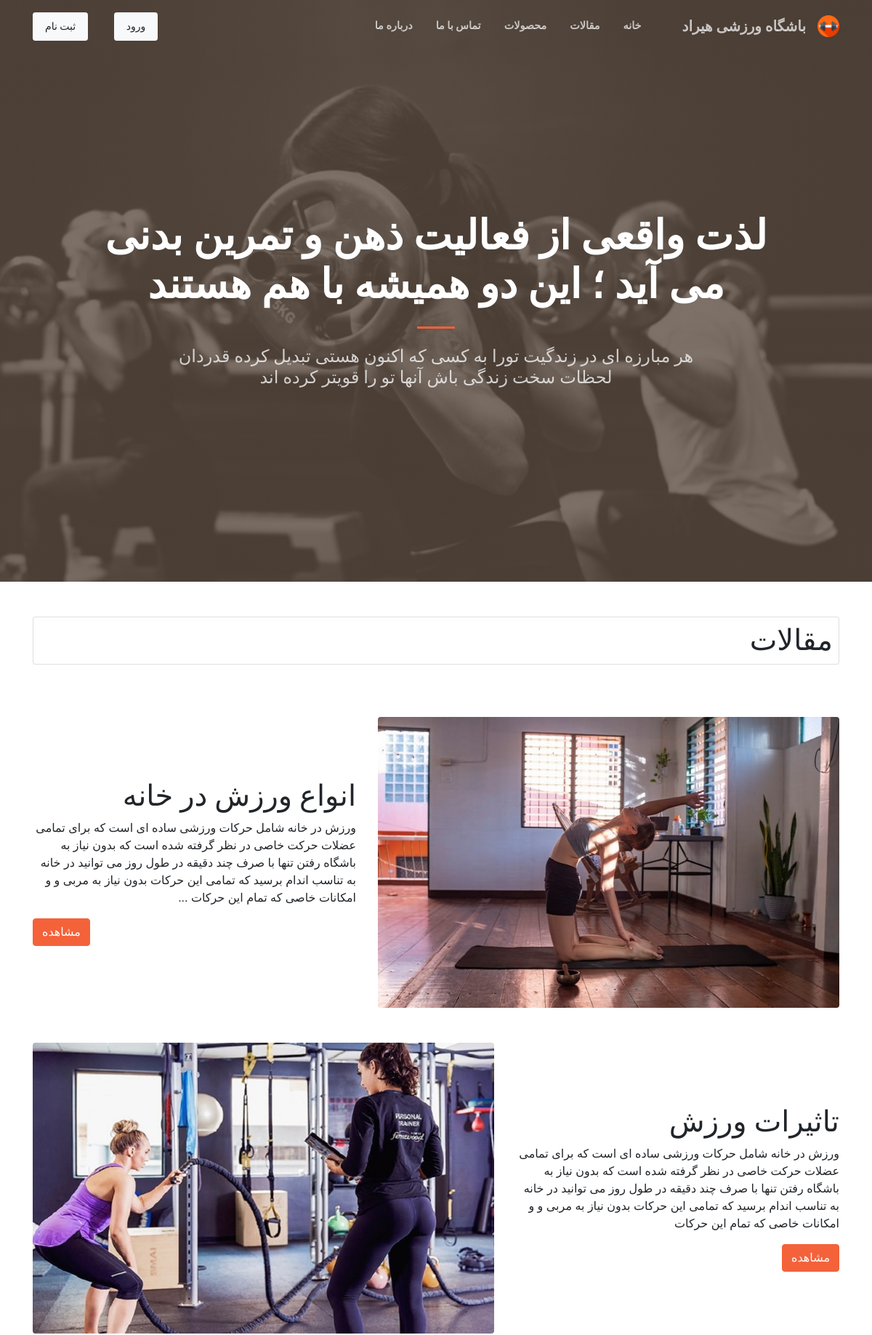
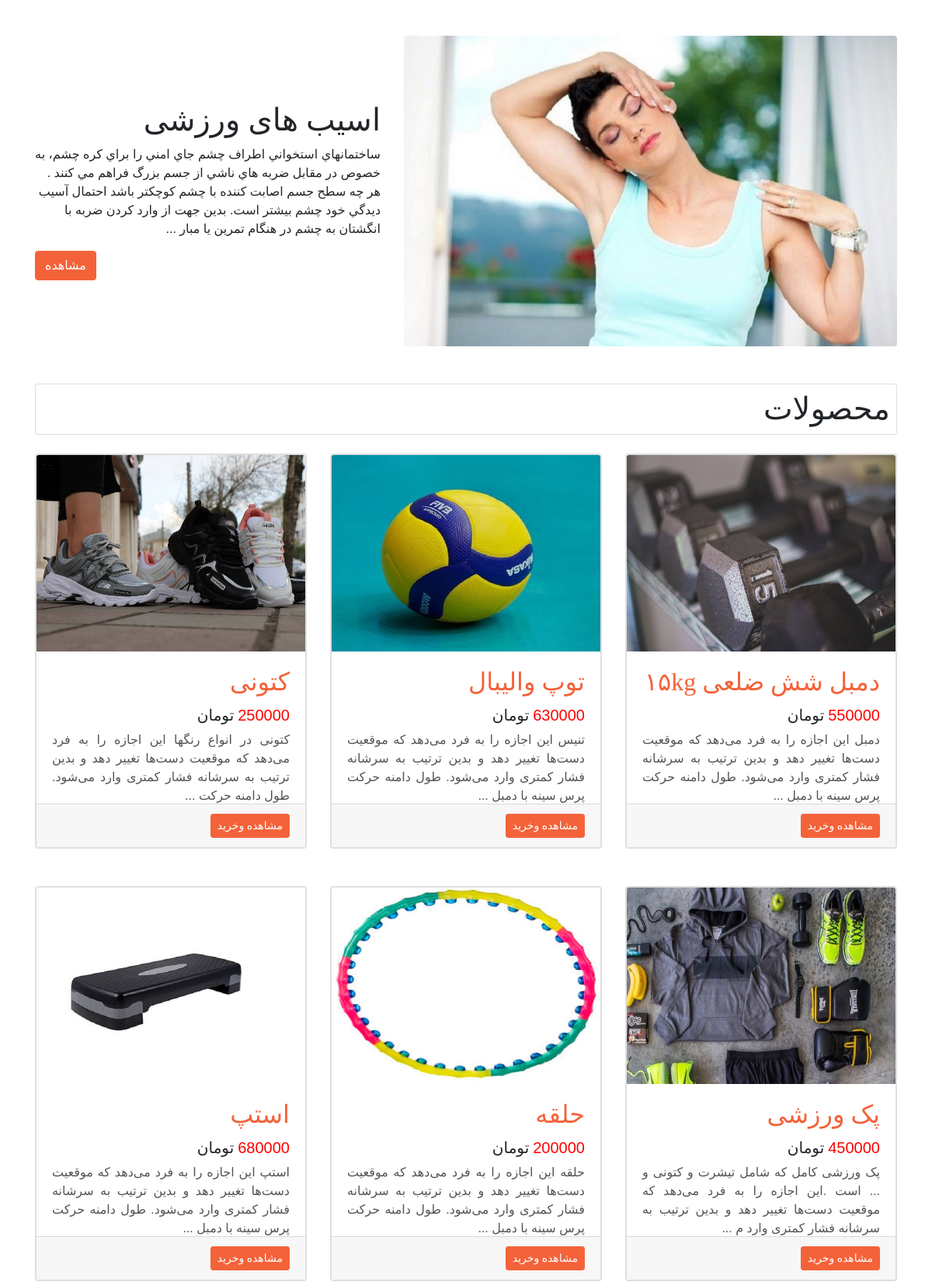
The page / (upper part) on the database its author committed (2 pictures, top to bottom).
### tables this page shows
CREATE TABLE IF NOT EXISTS `article` (
  `art_code` int NOT NULL AUTO_INCREMENT,
  `art_name` varchar(200) NOT NULL,
  `art_image` varchar(250) NOT NULL,
  `art_detail` text NOT NULL,
  `art_star` int NOT NULL,
  `art_category` enum('انگیزشی','تغذیه','چربی سوزی','ورزش درخانه','فیتنس','هوازی','حرکت شناسی') NOT NULL,
  PRIMARY KEY (`art_code`)
);

CREATE TABLE IF NOT EXISTS `product` (
  `pro_code` int NOT NULL AUTO_INCREMENT,
  `pro_name` varchar(200) NOT NULL,
  `pro_qty` int NOT NULL,
  `pro_price` float NOT NULL,
  `pro_image` varchar(250) NOT NULL,
  `pro_start` int NOT NULL,
  `pro_detail_less` varchar(500) NOT NULL,
  `pro_detail` text NOT NULL,
  `pro_specification` text NOT NULL,
  `pro_detail_title` text NOT NULL,
  `pro_specification_title` text NOT NULL,
  `pro_category` enum('مکمل','وسایل و تجهیزات ورزشی','لباس ورزشی','کتونی') NOT NULL,
  PRIMARY KEY (`pro_code`)
);

### Index.php (the view, shortened to what this page needs)
<?php
include("Header.php");
include("Menu.php");
include("Slider.php");
$link = mysqli_connect("localhost", "root", "", "hirad" , "3308");
$link -> set_charset("utf8");
$query = "SELECT * FROM product LIMIT 9";
$query1 = "SELECT * FROM article LIMIT 3";
$result = mysqli_query($link, $query);
$result1 = mysqli_query($link, $query1);
?>
    <br><br>
    <div class="container" style="font-family: 'Khandevane';" id="article">
        <div class="card">
            <header><h1 class="text-justify m-2" style="font-family: 'Khandevane';">مقالات</h1></header>
        </div><br>
        <div class="row align-items-center my-5">
            <?php
            $counterr = 0;
            while ($row1 = mysqli_fetch_array($result1)) {
            $counterr++;
            ?>
            <div class="col-lg-7">
                <img class="img-fluid rounded mb-4 mb-lg-0" style="width: 900px; height: 400px;" src="images/articles/<?php echo ($row1['art_image']) ?>" alt="<?php echo ($row1['art_name']) ?>" title="<?php echo ($row1['art_name']) ?>">
            </div>
            <div class="col-lg-5">
                <h1 class="font-weight-light text-justify text-right" style="font-family: 'Khandevane';"><?php echo ($row1['art_name']) ?></h1>
                <p class="text-justify text-right">
                <?php echo (substr($row1['art_detail'],0,475)) ?>
                <?php if($counterr % 2 != 0){?>
                ...
                <?php
                    }
                ?>
                </p>
                <a class="btn btn-primary text-justify text-right" href="article.php?id=<?php echo ($row1['art_code']) ?>" style="font-family: 'Khandevane';">مشاهده </a>
            </div>
        <?php
    if ($counterr % 1 == 0 && $counterr % 2 == 0)
        echo ("</div><div class='row align-items-center my-5'>");
        else{
            echo ("</div><div class='row align-items-center my-5 text-right' dir='ltr'>");
        }
}
    ?>
    <br><br>
    <div class="container" id="product" dir="rtl">
        <div class="card">
            <header>
            <header><h1 class="text-justify m-2" style="font-family: 'Khandevane';">محصولات</h1></header>
            </header>
        </div>
        <br>
<div class="row">
<?php
$counter = 0;
while ($row = mysqli_fetch_array($result)) {
$counter++;
?>
            <div class="col-md-4 mb-5">
                <div class="card h-100">
                    <div class="card h-100">
                        <img class="card-img-top h-50" src="images/products/<?php echo ($row['pro_image']) ?>" alt="<?php echo ($row['pro_name']) ?>" title="<?php echo ($row['pro_name']) ?>">
                        <div class="card-body">
                            <h2 class="card-title text-primary text-justify" style="font-family: 'Khandevane';"><?php echo ($row['pro_name']) ?></h2>
                            <h5 class="text-justify">
                                <span style="font-family: 'Khandevane';">
                                <span style="color:red;"><?php echo ($row['pro_price']) ?></span> تومان
                                </span>
                            </h5>
                            <p class="card-text text-justify">
                                 <span style="color: #585252">
                                 <?php echo (substr($row['pro_detail'],0,250)) ?> ...
                                 </span>
                            </p>
                        </div>
                        <div class="card-footer">
                            <a href="Product.php?id=<?php echo ($row['pro_code']) ?>" class="btn btn-primary btn-sm" style="font-family: 'Khandevane';">مشاهده وخرید</a>
                        </div>
                    </div>
                </div>
            </div>
            <?php
    if ($counter % 3 == 0)
        echo ("</div><div class='row'>");
}
    ?>
        </div></div></div></div>
<?php
include("Footer.php");
?>

### Header.php (style rules this page uses)
* { font-family: 'Khandevane', 'BMitra', Sans-Serif; }

### rows shown on the page
article: art_image (picture), art_name "انواع ورزش در خانه", art_detail "ورزش در خانه شامل حرکات ورزشی ساده ای است که برای تمامی عضلات حرکت خاصی در نظر گرفته شده است که بدون نیاز به باشگاه رفتن تنها با صرف چند دقیقه در طول روز می توانید در خانه به تناسب اندام برسید که تمامی این حرکات بدون نیاز به مربی و و امکانات خاصی که تمام این حرکات"
article: art_image (picture), art_name "تاثیرات ورزش", art_detail "ورزش در خانه شامل حرکات ورزشی ساده ای است که برای تمامی عضلات حرکت خاصی در نظر گرفته شده است که بدون نیاز به باشگاه رفتن تنها با صرف چند دقیقه در طول روز می توانید در خانه به تناسب اندام برسید که تمامی این حرکات بدون نیاز به مربی و و امکانات خاصی که تمام این حرکات"
article: art_image (picture), art_name "اسیب های ورزشی", art_detail "ساختمانهاي استخواني اطراف چشم جاي امني را براي کره چشم، به خصوص در مقابل ضربه هاي ناشي از جسم بزرگ فراهم مي کنند . هر چه سطح جسم اصابت کننده با چشم کوچکتر باشد احتمال آسيب ديدگي خود چشم بيشتر است. بدين جهت از وارد کردن ضربه با انگشتان به چشم در هنگام تمرين يا مبار"
product: pro_image (picture), pro_name "دمبل شش ضلعی ۱۵kg", pro_price "550000", pro_detail "دمبل این اجازه را به فرد می‌دهد که موقعیت دست‌ها تغییر دهد و بدین ترتیب به سرشانه فشار کمتری وارد می‌شود. طول دامنه حرکت پرس سینه با دمبل"
product: pro_image (picture), pro_name "توپ والیبال", pro_price "630000", pro_detail "تنیس این اجازه را به فرد می‌دهد که موقعیت دست‌ها تغییر دهد و بدین ترتیب به سرشانه فشار کمتری وارد می‌شود. طول دامنه حرکت پرس سینه با دمبل"
product: pro_image (picture), pro_name "کتونی", pro_price "250000", pro_detail "کتونی در انواع رنگها این اجازه را به فرد می‌دهد که موقعیت دست‌ها تغییر دهد و بدین ترتیب به سرشانه فشار کمتری وارد می‌شود. طول دامنه حرکت"
product: pro_image (picture), pro_name "پک ورزشی", pro_price "450000", pro_detail "پک ورزشی کامل که شامل تیشرت و کتونی و ... است .این اجازه را به فرد می‌دهد که موقعیت دست‌ها تغییر دهد و بدین ترتیب به سرشانه فشار کمتری وارد م"
product: pro_image (picture), pro_name "حلقه", pro_price "200000", pro_detail "حلقه این اجازه را به فرد می‌دهد که موقعیت دست‌ها تغییر دهد و بدین ترتیب به سرشانه فشار کمتری وارد می‌شود. طول دامنه حرکت پرس سینه با دمبل"
product: pro_image (picture), pro_name "استپ", pro_price "680000", pro_detail "استپ این اجازه را به فرد می‌دهد که موقعیت دست‌ها تغییر دهد و بدین ترتیب به سرشانه فشار کمتری وارد می‌شود. طول دامنه حرکت پرس سینه با دمبل"
